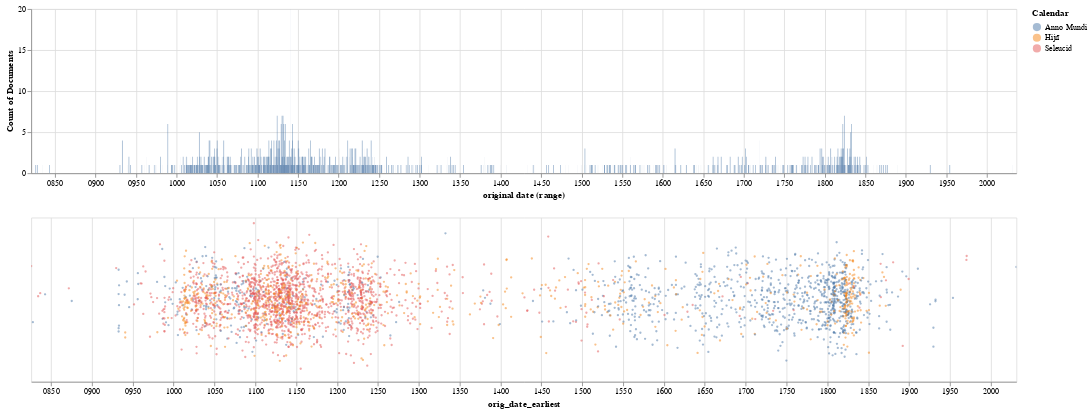

Notebook source saved alongside this figure:
### Code cell
(bar_chart & jitter_plot).interactive()

### Figure 1 — Vega-Lite specification as saved in the notebook (floating-point values rounded to 4 significant figures; data arrays with more than 128 entries replaced by an {"elided": "..."} marker saying what was removed)
{"config": {"view": {"continuousWidth": 300, "continuousHeight": 300}}, "vconcat": [{"mark": {"type": "bar", "opacity": 0.5}, "encoding": {"x": {"field": "orig_date_earliest", "title": "original date (range)", "type": "temporal"}, "x2": {"field": "orig_date_latest"}, "y": {"aggregate": "count", "field": "pgpid", "title": "Count of Documents", "type": "quantitative"}}, "height": 200, "name": "view_7", "width": 1200}, {"mark": {"type": "circle", "opacity": 0.5, "size": 8}, "encoding": {"color": {"field": "doc_date_calendar", "title": "Calendar", "type": "nominal"}, "x": {"field": "orig_date_earliest", "type": "temporal"}, "y": {"axis": null, "field": "jitter", "title": "", "type": "quantitative"}}, "height": 200, "name": "view_8", "transform": [{"calculate": "sqrt(-2*log(random()))*cos(2*PI*random())", "as": "jitter"}], "width": 1200}], "data": {"name": "data-130906308ba576978fbbd14385885ff3"}, "params": [{"name": "param_4", "select": {"type": "interval", "encodings": ["x", "y"]}, "bind": "scales", "views": ["view_7", "view_8"]}], "$schema": "https://vega.github.io/schema/vega-lite/v5.20.1.json", "datasets": {"data-130906308ba576978fbbd14385885ff3": {"elided": "3333 records"}}}
